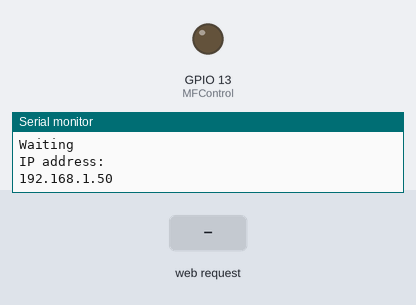
Bench run of a program on a simulated ESP32. On the bench: output pins drawn as LEDs (lit = HIGH), the last lines printed to the serial monitor. The test bench sets the inputs (shaded band). WiFi joins after 1.5 s; servers stay silent unless stated.

Above: at 3.2 s.
3.3 s: HTTP request GET /shock received
At 3.42 s:
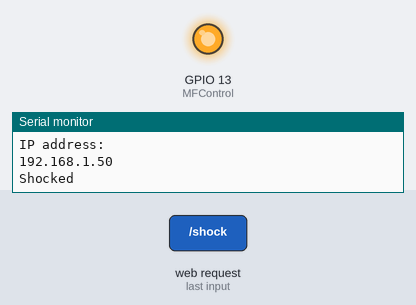
Timing chart, 0 to 6.3 s (numbered marks = the images above; inputs shaded):
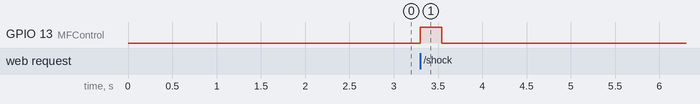

Measured:
- after the input at 3.3 s, GPIO 13 (MFControl): LOW → HIGH at once, → LOW 0.24 s later

The program:

main.cpp
```cpp
#include <Arduino.h>
#include <WiFi.h>
#include <WebServer.h>

//the idea for the taser is use a small one that can work easily in 5-12V range.
//The schematic will by in a pdf on the github page. but the main idea is to control the current
//flow through a Mosfet

//port assignation
uint8_t MFControl = 13;

// Common Network with the MC SV
const char* ssid     = "";
const char* password = "";

//Create a webserver on any selected port
WebServer  server(3000  );

//Constants
const uint8_t SHOCKTIME = 500; //ms

void setup() {

  Serial.begin(115200);
  pinMode(MFControl, OUTPUT);


  digitalWrite(MFControl, LOW);

  Serial.print("Connecting to ");
  Serial.println(ssid);

  WiFi.begin(ssid, password);
  while (WiFi.status() != WL_CONNECTED) {
    delay(1000);
    Serial.println("Waiting");
  }
  Serial.println("IP address: ");
  Serial.println(WiFi.localIP());


  // define conn routes
  server.on("/", handleOnConnect);
  server.on("/shock", shock);
  server.begin();
}

void loop() {
  server.handleClient();
}

void handleOnConnect(){
  server.send(200, "text/html", "<p>yuo ar ok</p>");
}

void shock(){
  Serial.println("Shocked");
  digitalWrite(MFControl, HIGH);
  delay(SHOCKTIME);
  digitalWrite(MFControl, LOW);
  server.send(200, "text/html", "");
}
```
